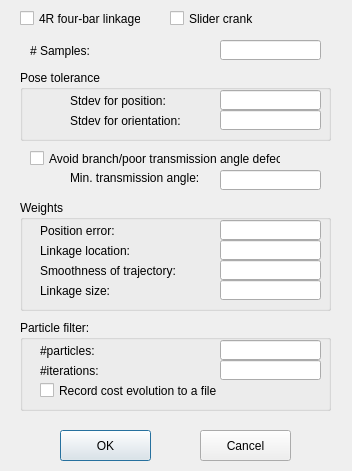
<?xml version="1.0" encoding="UTF-8"?>
<ui version="4.0">
 <class>LinkageSynthesisOptionDialog</class>
 <widget class="QDialog" name="LinkageSynthesisOptionDialog">
  <property name="geometry">
   <rect>
    <x>0</x>
    <y>0</y>
    <width>352</width>
    <height>471</height>
   </rect>
  </property>
  <property name="windowTitle">
   <string>Synthesis Options</string>
  </property>
  <widget class="QLabel" name="label">
   <property name="geometry">
    <rect>
     <x>30</x>
     <y>40</y>
     <width>61</width>
     <height>21</height>
    </rect>
   </property>
   <property name="text">
    <string># Samples:</string>
   </property>
  </widget>
  <widget class="QLineEdit" name="lineEditNumSamples">
   <property name="geometry">
    <rect>
     <x>220</x>
     <y>40</y>
     <width>101</width>
     <height>20</height>
    </rect>
   </property>
  </widget>
  <widget class="QCheckBox" name="checkBoxAvoidBranchDefect">
   <property name="geometry">
    <rect>
     <x>30</x>
     <y>150</y>
     <width>251</width>
     <height>17</height>
    </rect>
   </property>
   <property name="text">
    <string>Avoid branch/poor transmission angle defect</string>
   </property>
  </widget>
  <widget class="QPushButton" name="pushButtonOK">
   <property name="geometry">
    <rect>
     <x>60</x>
     <y>430</y>
     <width>91</width>
     <height>31</height>
    </rect>
   </property>
   <property name="text">
    <string>OK</string>
   </property>
  </widget>
  <widget class="QPushButton" name="pushButtonCancel">
   <property name="geometry">
    <rect>
     <x>200</x>
     <y>430</y>
     <width>91</width>
     <height>31</height>
    </rect>
   </property>
   <property name="text">
    <string>Cancel</string>
   </property>
  </widget>
  <widget class="QGroupBox" name="groupBox">
   <property name="geometry">
    <rect>
     <x>20</x>
     <y>70</y>
     <width>311</width>
     <height>71</height>
    </rect>
   </property>
   <property name="title">
    <string>Pose tolerance</string>
   </property>
   <widget class="QLabel" name="label_6">
    <property name="geometry">
     <rect>
      <x>50</x>
      <y>20</y>
      <width>101</width>
      <height>21</height>
     </rect>
    </property>
    <property name="text">
     <string>Stdev for position:</string>
    </property>
   </widget>
   <widget class="QLineEdit" name="lineEditStdDevPosition">
    <property name="geometry">
     <rect>
      <x>200</x>
      <y>20</y>
      <width>101</width>
      <height>20</height>
     </rect>
    </property>
   </widget>
   <widget class="QLabel" name="label_11">
    <property name="geometry">
     <rect>
      <x>50</x>
      <y>40</y>
      <width>121</width>
      <height>21</height>
     </rect>
    </property>
    <property name="text">
     <string>Stdev for orientation:</string>
    </property>
   </widget>
   <widget class="QLineEdit" name="lineEditStdDevOrientation">
    <property name="geometry">
     <rect>
      <x>200</x>
      <y>40</y>
      <width>101</width>
      <height>20</height>
     </rect>
    </property>
   </widget>
  </widget>
  <widget class="QGroupBox" name="groupBox_2">
   <property name="geometry">
    <rect>
     <x>20</x>
     <y>200</y>
     <width>311</width>
     <height>111</height>
    </rect>
   </property>
   <property name="title">
    <string>Weights</string>
   </property>
   <widget class="QLabel" name="label_3">
    <property name="geometry">
     <rect>
      <x>20</x>
      <y>20</y>
      <width>111</width>
      <height>21</height>
     </rect>
    </property>
    <property name="text">
     <string>Position error:</string>
    </property>
   </widget>
   <widget class="QLineEdit" name="lineEditPositionErrorWeight">
    <property name="geometry">
     <rect>
      <x>200</x>
      <y>20</y>
      <width>101</width>
      <height>20</height>
     </rect>
    </property>
   </widget>
   <widget class="QLabel" name="label_4">
    <property name="geometry">
     <rect>
      <x>20</x>
      <y>60</y>
      <width>161</width>
      <height>21</height>
     </rect>
    </property>
    <property name="text">
     <string>Smoothness of trajectory:</string>
    </property>
   </widget>
   <widget class="QLineEdit" name="lineEditTrajectoryWeight">
    <property name="geometry">
     <rect>
      <x>200</x>
      <y>60</y>
      <width>101</width>
      <height>20</height>
     </rect>
    </property>
   </widget>
   <widget class="QLabel" name="label_5">
    <property name="geometry">
     <rect>
      <x>20</x>
      <y>80</y>
      <width>121</width>
      <height>21</height>
     </rect>
    </property>
    <property name="text">
     <string>Linkage size:</string>
    </property>
   </widget>
   <widget class="QLineEdit" name="lineEditSizeWeight">
    <property name="geometry">
     <rect>
      <x>200</x>
      <y>80</y>
      <width>101</width>
      <height>20</height>
     </rect>
    </property>
   </widget>
   <widget class="QLabel" name="label_15">
    <property name="geometry">
     <rect>
      <x>20</x>
      <y>40</y>
      <width>111</width>
      <height>21</height>
     </rect>
    </property>
    <property name="text">
     <string>Linkage location:</string>
    </property>
   </widget>
   <widget class="QLineEdit" name="lineEditLinkageLocationWeight">
    <property name="geometry">
     <rect>
      <x>200</x>
      <y>40</y>
      <width>101</width>
      <height>20</height>
     </rect>
    </property>
   </widget>
  </widget>
  <widget class="QGroupBox" name="groupBox_3">
   <property name="geometry">
    <rect>
     <x>20</x>
     <y>320</y>
     <width>311</width>
     <height>91</height>
    </rect>
   </property>
   <property name="title">
    <string>Particle filter:</string>
   </property>
   <widget class="QLabel" name="label_16">
    <property name="geometry">
     <rect>
      <x>20</x>
      <y>20</y>
      <width>111</width>
      <height>21</height>
     </rect>
    </property>
    <property name="text">
     <string>#particles:</string>
    </property>
   </widget>
   <widget class="QLabel" name="label_17">
    <property name="geometry">
     <rect>
      <x>20</x>
      <y>40</y>
      <width>111</width>
      <height>21</height>
     </rect>
    </property>
    <property name="text">
     <string>#iterations:</string>
    </property>
   </widget>
   <widget class="QLineEdit" name="lineEditNumParticles">
    <property name="geometry">
     <rect>
      <x>200</x>
      <y>20</y>
      <width>101</width>
      <height>20</height>
     </rect>
    </property>
   </widget>
   <widget class="QLineEdit" name="lineEditNumIterations">
    <property name="geometry">
     <rect>
      <x>200</x>
      <y>40</y>
      <width>101</width>
      <height>20</height>
     </rect>
    </property>
   </widget>
   <widget class="QCheckBox" name="checkBoxRecordFile">
    <property name="geometry">
     <rect>
      <x>20</x>
      <y>60</y>
      <width>191</width>
      <height>21</height>
     </rect>
    </property>
    <property name="text">
     <string>Record cost evolution to a file</string>
    </property>
   </widget>
  </widget>
  <widget class="QLineEdit" name="lineEditMinTransmissionAngle">
   <property name="geometry">
    <rect>
     <x>220</x>
     <y>170</y>
     <width>101</width>
     <height>20</height>
    </rect>
   </property>
  </widget>
  <widget class="QLabel" name="label_18">
   <property name="geometry">
    <rect>
     <x>70</x>
     <y>170</y>
     <width>141</width>
     <height>16</height>
    </rect>
   </property>
   <property name="text">
    <string>Min. transmission angle:</string>
   </property>
  </widget>
  <widget class="QCheckBox" name="checkBox4RLinkage">
   <property name="geometry">
    <rect>
     <x>20</x>
     <y>10</y>
     <width>121</width>
     <height>17</height>
    </rect>
   </property>
   <property name="text">
    <string>4R four-bar linkage</string>
   </property>
  </widget>
  <widget class="QCheckBox" name="checkBoxSliderCrank">
   <property name="geometry">
    <rect>
     <x>170</x>
     <y>10</y>
     <width>121</width>
     <height>17</height>
    </rect>
   </property>
   <property name="text">
    <string>Slider crank</string>
   </property>
  </widget>
 </widget>
 <layoutdefault spacing="6" margin="11"/>
 <resources/>
 <connections/>
</ui>
